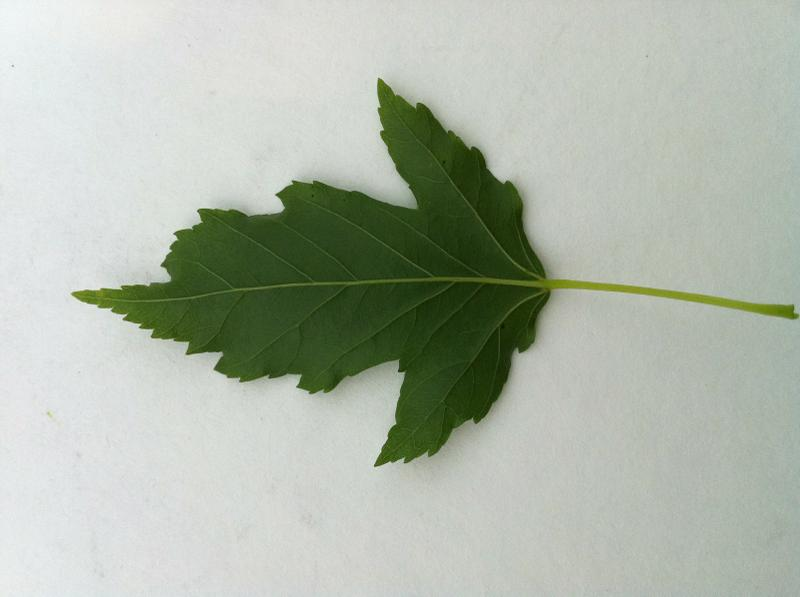
#> input picture smalldataset/acer_ginnala/13291762511614.jpg, 800 x 597 px
$ python -i ml_testing.py   (imports and definitions only)   (Python 2 division)   (older library calls are emulated)
#> lines starting #> are read from the running program, lines starting #| are printed output that depends on the picture; after the words box and inside, x2 and y2 are one past the last pixel; in counts of white or black regions, pixels touching at a corner belong together
# by Carmen Mejia
import sys, os, cv2
import numpy as np
import math
from sklearn.neighbors import KNeighborsClassifier
from sklearn.model_selection import train_test_split
from sklearn import metrics


# caluclates convex hull area over contour area
def area_over_hull_area(img):
    ret,thresh = cv2.threshold(img,100,255,0)
    (conts, heigh) = cv2.findContours(thresh.copy(),cv2.cv.CV_RETR_EXTERNAL, cv2.cv.CV_CHAIN_APPROX_SIMPLE )

    hull_area = 0.0
    area = 0.0
    hulls = []
    for c in conts:
        hull = cv2.convexHull(c)
        hulls.append(hull)
        hull_area = hull_area + cv2.contourArea(hull)
        area = area + cv2.contourArea(c)
    return area/hull_area

# area of fitEllipse over area of contour
# [137 lines left out: functions fittingEllipse, arcLenth, hough, baseline, test, main, not called in this run]


# [2 lines not run here, left out]

>>> import cv2
>>> picture = cv2.imread('smalldataset/acer_ginnala/13291762511614.jpg', cv2.IMREAD_GRAYSCALE)
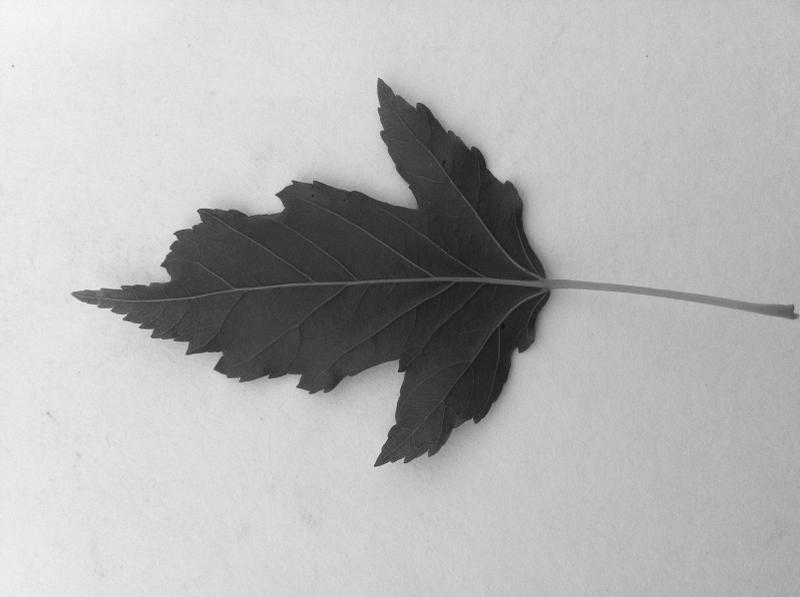
#> picture: shape (597, 800); min 12, max 247, mean 178.8
>>> result = area_over_hull_area(picture)
#> in area_over_hull_area, `ret,thresh = cv2.threshold(img,100,255,0)`:
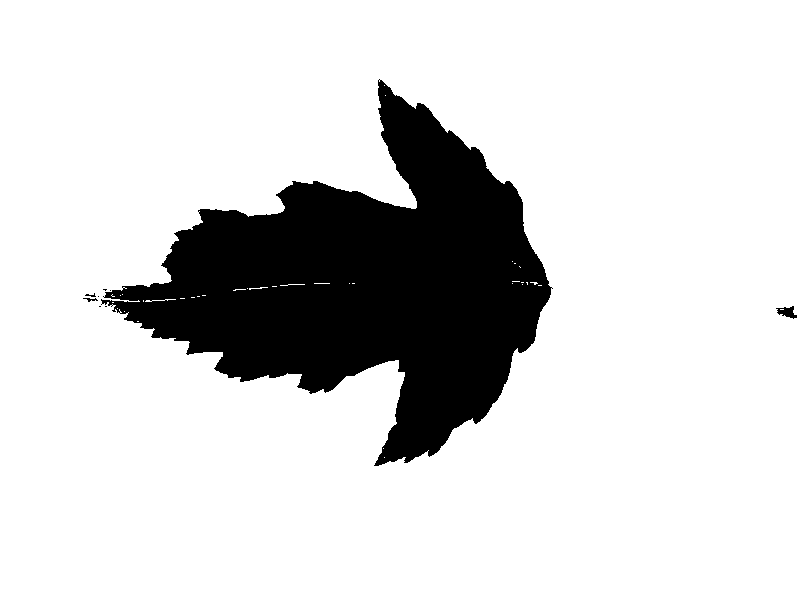
#> thresh: shape (597, 800); 83.5% white; 9 black regions (5 under 20 px), largest, box (x1, y1, x2, y2) and area: (101, 79, 553, 466) 78682, (776, 306, 797, 319) 146, (83, 298, 98, 302) 28, (85, 293, 96, 297) 20
#> in area_over_hull_area, `(conts, heigh) = cv2.findContours(thresh.copy(),cv2.cv.CV_RETR_EXTERNA..`: conts = [[[0, 0], [0, 596], [799, 596], [799, 0]]]; heigh = [[-1, -1, -1, -1]]
#> the loop in area_over_hull_area, `for c in conts:` made 1 pass
#> (c, hull, hull_area, area) on pass 1: ([[0, 0], [0, 596], [799, 596], [799, 0]], [[799, 0], [799, 596], [0, 596], [0, 0]], 476204, 476204)
#> after the loop in area_over_hull_area, `for c in conts:`: area = 476204; hulls = [[[799, 0], [799, 596], [0, 596], [0, 0]]]
#> result = 1

$ run again, on smalldataset/acer_ginnala/13291762516205.jpg
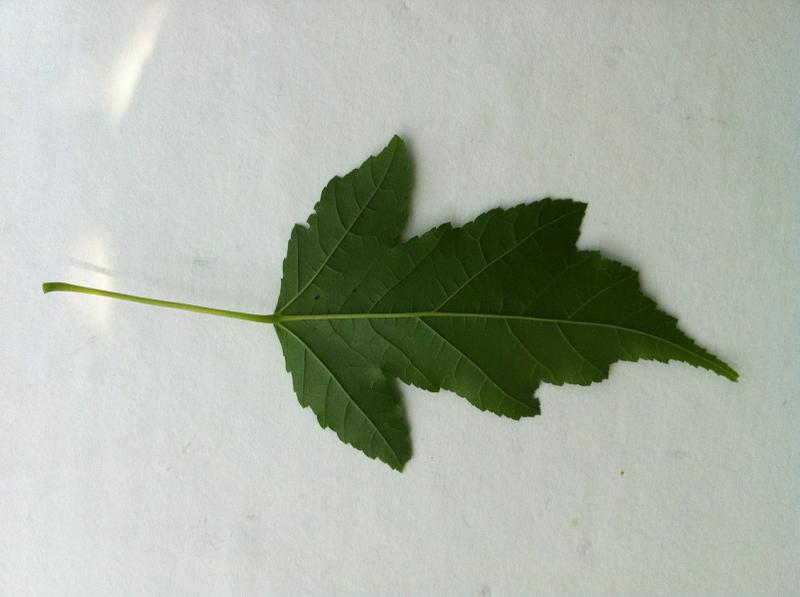
#> input picture smalldataset/acer_ginnala/13291762516205.jpg, 800 x 597 px
#> `picture = cv2.imread('smalldataset/acer_ginnala/13291762511614.jpg', c..`:
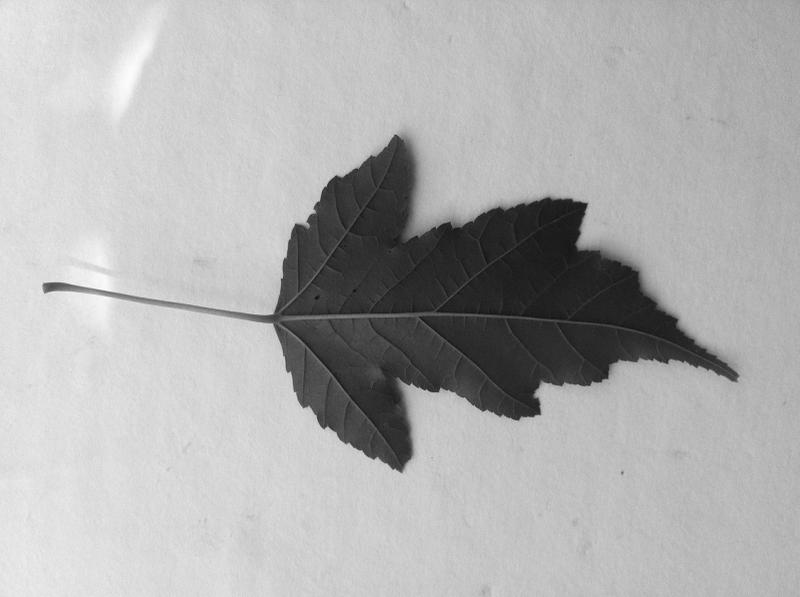
#> picture: shape (597, 800); min 15, max 255, mean 175.4
#> in area_over_hull_area, `ret,thresh = cv2.threshold(img,100,255,0)`:
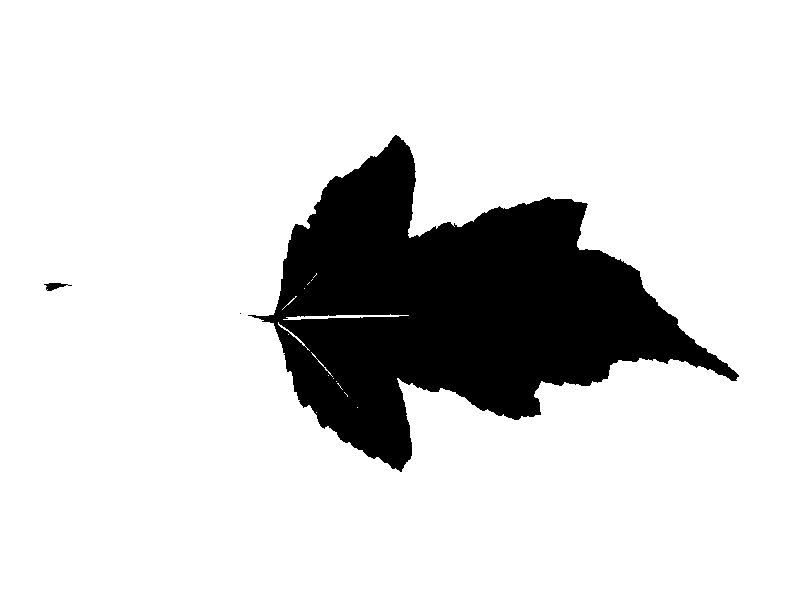
#> thresh: shape (597, 800); 84.5% white; 3 black regions (1 under 20 px), largest, box (x1, y1, x2, y2) and area: (248, 135, 739, 472) 74029, (44, 283, 72, 291) 113
#> conts = [[[0, 0], [0, 596], [799, 596], [799, 0]]]; heigh = [[-1, -1, -1, -1]]
#> the loop in area_over_hull_area, `for c in conts:` made 1 pass
#> (c, hull, hull_area, area) on pass 1: ([[0, 0], [0, 596], [799, 596], [799, 0]], [[799, 0], [799, 596], [0, 596], [0, 0]], 476204, 476204)
#> after the loop in area_over_hull_area, `for c in conts:`: area = 476204; hulls = [[[799, 0], [799, 596], [0, 596], [0, 0]]]
#> result = 1

$ run again, on smalldataset/acer_ginnala/13291762516851.jpg
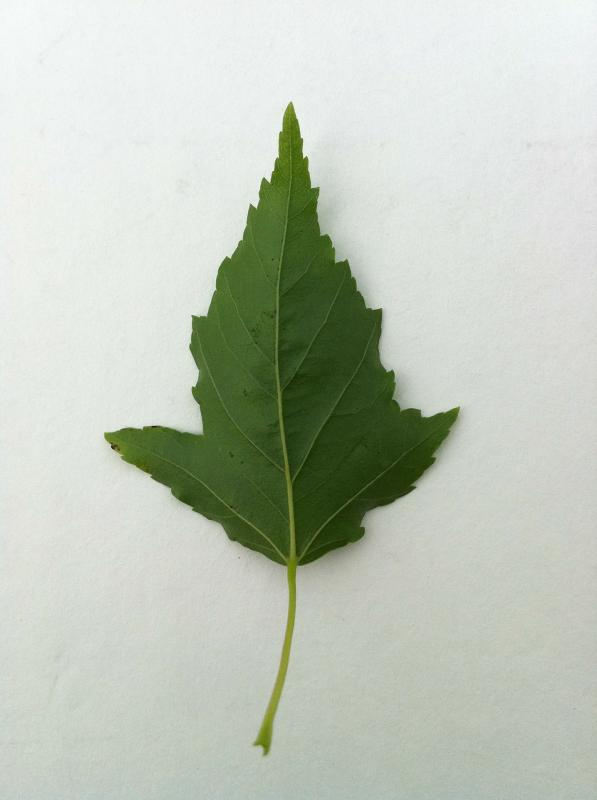
#> input picture smalldataset/acer_ginnala/13291762516851.jpg, 597 x 800 px
#> `picture = cv2.imread('smalldataset/acer_ginnala/13291762511614.jpg', c..`:
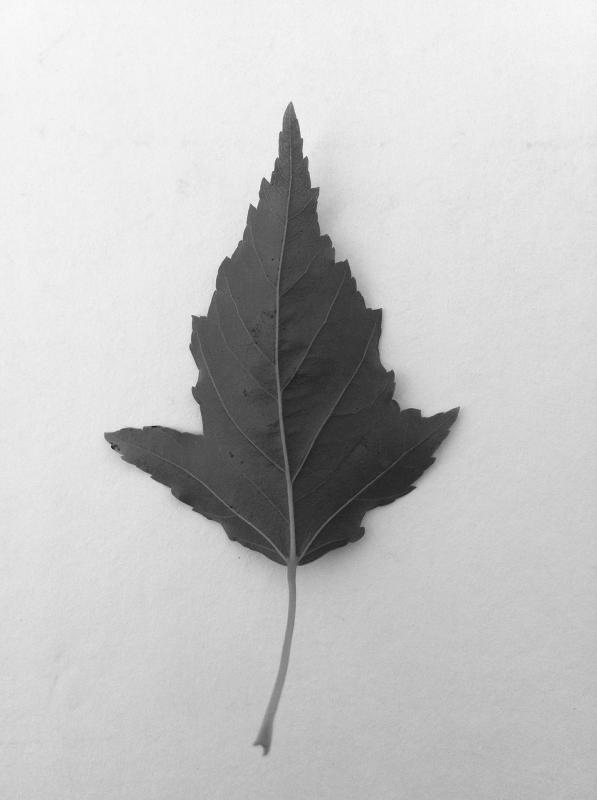
#> picture: shape (800, 597); min 28, max 255, mean 195.3
#> in area_over_hull_area, `ret,thresh = cv2.threshold(img,100,255,0)`:
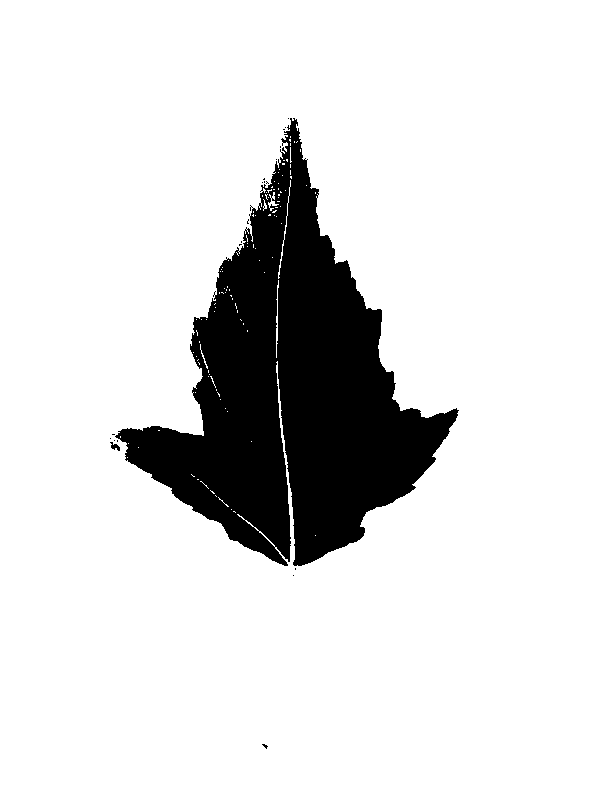
#> thresh: shape (800, 597); 86.4% white; 21 black regions (19 under 20 px), largest, box (x1, y1, x2, y2) and area: (115, 118, 459, 566) 64691, (110, 442, 120, 451) 45
#> conts = [[[0, 0], [0, 799], [596, 799], [596, 0]]]; heigh = [[-1, -1, -1, -1]]
#> the loop in area_over_hull_area, `for c in conts:` made 1 pass
#> (c, hull, hull_area, area) on pass 1: ([[0, 0], [0, 799], [596, 799], [596, 0]], [[596, 0], [596, 799], [0, 799], [0, 0]], 476204, 476204)
#> after the loop in area_over_hull_area, `for c in conts:`: area = 476204; hulls = [[[596, 0], [596, 799], [0, 799], [0, 0]]]
#> result = 1
